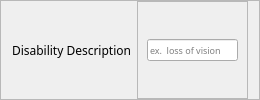
           <widget class="QFrame" name="frame_49">
            <property name="frameShape">
             <enum>QFrame::StyledPanel</enum>
            </property>
            <property name="frameShadow">
             <enum>QFrame::Raised</enum>
            </property>
            <layout class="QHBoxLayout" name="horizontalLayout_50">
             <property name="topMargin">
              <number>0</number>
             </property>
             <property name="bottomMargin">
              <number>0</number>
             </property>
             <item>
              <widget class="QLabel" name="label_25">
               <property name="font">
                <font>
                 <family>Moon</family>
                </font>
               </property>
               <property name="text">
                <string>Disability Description</string>
               </property>
              </widget>
             </item>
             <item>
              <widget class="QFrame" name="frame_50">
               <property name="frameShape">
                <enum>QFrame::StyledPanel</enum>
               </property>
               <property name="frameShadow">
                <enum>QFrame::Raised</enum>
               </property>
               <layout class="QHBoxLayout" name="horizontalLayout_51">
                <item>
                 <widget class="QLineEdit" name="disDescLine">
                  <property name="font">
                   <font>
                    <family>Raleway</family>
                    <pointsize>7</pointsize>
                   </font>
                  </property>
                  <property name="placeholderText">
                   <string>ex.  loss of vision</string>
                  </property>
                 </widget>
                </item>
               </layout>
              </widget>
             </item>
            </layout>
           </widget>
